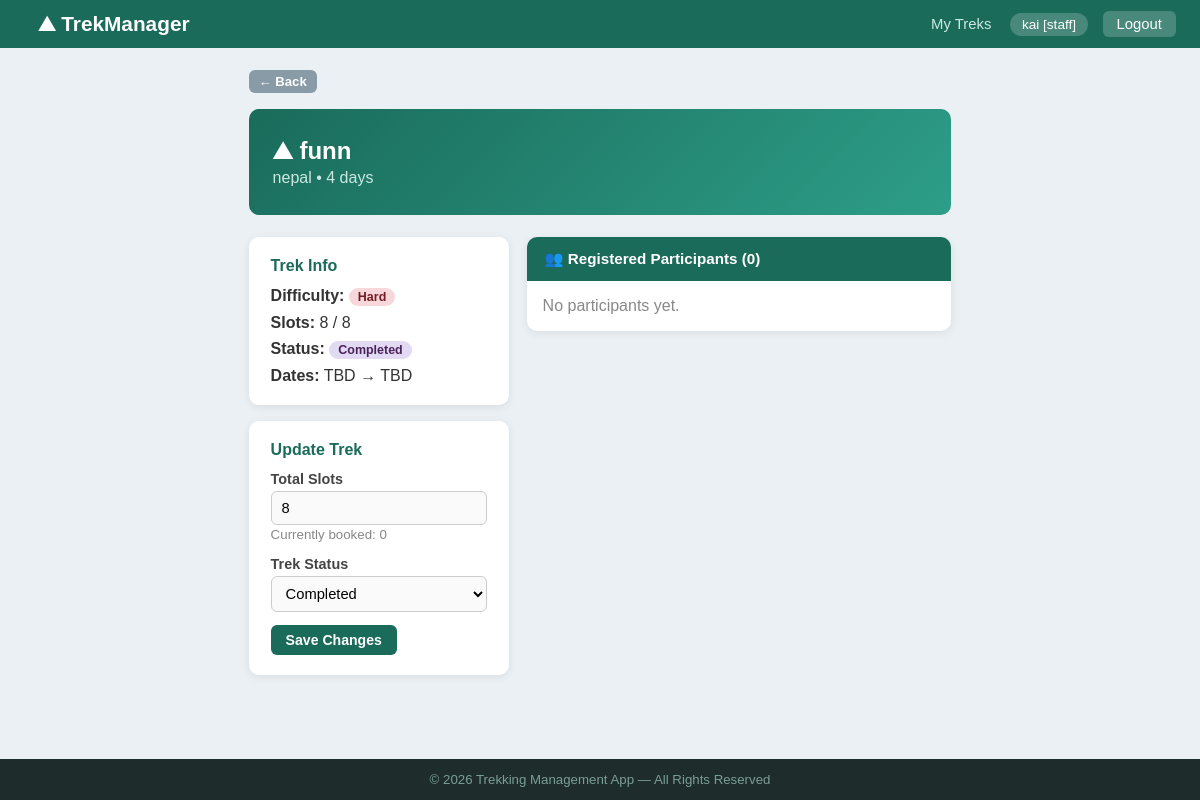
The app's page /staff/trek/2 (signed in) with its own data.
### models.py (models this page shows, shortened)
class User(db.Model):
    __tablename__ = 'users'
    id               = db.Column(db.Integer, primary_key=True)
    username         = db.Column(db.String(80), unique=True, nullable=False)
    email            = db.Column(db.String(120), unique=True, nullable=False)
    password         = db.Column(db.String(200), nullable=False)
    role             = db.Column(db.String(20), nullable=False, default='user')   # admin / staff / user
    status           = db.Column(db.String(20), nullable=False, default='active') # active / blacklisted
    approval_status  = db.Column(db.String(20), nullable=True, default='pending') # pending / approved / blacklisted
    phone            = db.Column(db.String(20), nullable=True)
    created_at       = db.Column(db.DateTime, default=datetime.utcnow)
    bookings = db.relationship('Booking', backref='user', lazy=True)

class Trek(db.Model):
    __tablename__ = 'treks'
    id              = db.Column(db.Integer, primary_key=True)
    name            = db.Column(db.String(150), nullable=False)
    location        = db.Column(db.String(150), nullable=False)
    difficulty      = db.Column(db.String(20), nullable=False)          # Easy / Moderate / Hard
    duration        = db.Column(db.Integer, nullable=False)             # days
    available_slots = db.Column(db.Integer, nullable=False, default=10)
    total_slots     = db.Column(db.Integer, nullable=False, default=10)
    status          = db.Column(db.String(20), nullable=False, default='Approved')  # Approved / Open / Closed / Completed
    start_date      = db.Column(db.Date, nullable=True)
    end_date        = db.Column(db.Date, nullable=True)
    description     = db.Column(db.Text, nullable=True)
    created_at      = db.Column(db.DateTime, default=datetime.utcnow)
    assigned_staff_id = db.Column(db.Integer, db.ForeignKey('users.id'), nullable=True)
    assigned_staff    = db.relationship('User', backref='assigned_treks', foreign_keys=[assigned_staff_id])
    bookings = db.relationship('Booking', backref='trek', lazy=True)

### app.py (the view)
@app.route('/staff/trek/<int:trek_id>')
def staff_trek_detail(trek_id):
    user = get_current_user()
    if not user or user.role != 'staff':
        flash('Access denied.', 'danger')
        return redirect(url_for('login'))
    trek = Trek.query.get_or_404(trek_id)
    if trek.assigned_staff_id != user.id:
        flash('You are not assigned to this trek.', 'danger')
        return redirect(url_for('staff_dashboard'))
    bookings = Booking.query.filter_by(trek_id=trek_id, status='Booked').all()
    return render_template('staff/trek_detail.html', trek=trek, bookings=bookings)

### app.py (called while the page is built)
def get_current_user():
    if 'user_id' in session:
        return User.query.get(session['user_id'])
    return None

@app.context_processor
def inject_user():
    return dict(current_user=get_current_user)

### templates/staff/trek_detail.html (shortened to what this page needs)
{% extends 'base.html' %}
{% block bodyclass %}bg-staff{% endblock %}
{% block content %}
<div class="container">
    <div style="margin-bottom:16px;">
        <a href="{{ url_for('staff_dashboard') }}" class="btn btn-grey btn-sm">&larr; Back</a>
    </div>
    <div style="background: linear-gradient(135deg, #1a6b5a, #2d9e88); border-radius: 10px; padding: 28px 24px; color: #fff; margin-bottom: 22px;">
        <h2 style="font-size:1.5em; font-weight:bold; margin-bottom:4px;">&#9968; {{ trek.name }}</h2>
        <p style="color:#cce8e3;">{{ trek.location }} &bull; {{ trek.duration }} days</p>
    </div>
    <div style="display:flex; gap:18px; flex-wrap:wrap; align-items:flex-start;">
        <div style="flex:1; min-width:260px;">
            <div class="card">
                <h3 style="color:#1a6b5a; margin-bottom:12px; font-size:1em;">Trek Info</h3>
                <p><b>Difficulty:</b> <span class="badge badge-{{ trek.difficulty | lower }}">{{ trek.difficulty }}</span></p>
                <p style="margin-top:8px;"><b>Slots:</b> {{ trek.available_slots }} / {{ trek.total_slots }}</p>
                <p style="margin-top:8px;"><b>Status:</b> <span class="badge badge-{{ trek.status | lower }}">{{ trek.status }}</span></p>
                <p style="margin-top:8px;"><b>Dates:</b> {{ trek.start_date.strftime('%d %b %Y') if trek.start_date else 'TBD' }} &rarr; {{ trek.end_date.strftime('%d %b %Y') if trek.end_date else 'TBD' }}</p>
            </div>
            <div class="card">
                <h3 style="color:#1a6b5a; margin-bottom:12px; font-size:1em;">Update Trek</h3>
                <form action="{{ url_for('staff_update_trek', trek_id=trek.id) }}" method="post">
                    <div class="form-group">
                        <label for="total_slots">Total Slots</label>
                        <input type="number" id="total_slots" name="total_slots"
                               value="{{ trek.total_slots }}" min="1">
                        <small style="color:#888;">Currently booked: {{ trek.total_slots - trek.available_slots }}</small>
                    </div>
                    <div class="form-group">
                        <label for="status">Trek Status</label>
                        <select name="status" id="status">
                            <option value="Completed" {{ 'selected' if trek.status=='Completed' }}>Completed</option>
                        </select>
                    </div>
                    <button type="submit" class="btn btn-green">Save Changes</button>
                </form>
            </div>
        </div>
        <div style="flex:2; min-width:300px;">
            <div class="card" style="padding:0; overflow:hidden;">
                <div style="background:#1a6b5a; color:#fff; padding:13px 18px; font-weight:bold; font-size:0.95em;">&#128101; Registered Participants ({{ bookings | length }})</div>
                {% if bookings %}
                <div class="table-wrap" style="border-radius:0; box-shadow:none;">
                    <table>
                        <thead><tr><th>#</th><th>Username</th><th>Email</th><th>Phone</th><th>Booked On</th></tr></thead>
                        <tbody>
                        {% for b in bookings %}
                        <tr>
                            <td>{{ loop.index }}</td>
                            <td><b>{{ b.user.username }}</b></td>
                            <td>{{ b.user.email }}</td>
                            <td>{{ b.user.phone or '—' }}</td>
                            <td>{{ b.booking_date.strftime('%d %b %Y') }}</td>
                        </tr>
                        {% endfor %}
                        </tbody>
                    </table>
                </div>
                {% else %}
                <p style="padding:16px; color:#888;">No participants yet.</p>
                {% endif %}
            </div>
        </div>
    </div>
</div>
{% endblock %}

### templates/base.html (shortened to what this page needs)
<!DOCTYPE html>
<html lang="en">
<head>
</head>
<body class="{% block bodyclass %}bg-login{% endblock %}">
<nav>
    <a href="{{ url_for('index') }}" class="brand">&#9968; TrekManager</a>
    <div>
        {% if session.user_id %}
            {% set user = current_user() %}
            {% if user.role == 'admin' %}
                <a href="{{ url_for('admin_dashboard') }}">Dashboard</a>
                <a href="{{ url_for('admin_treks') }}">Treks</a>
                <a href="{{ url_for('admin_staff') }}">Staff</a>
                <a href="{{ url_for('admin_users') }}">Users</a>
                <a href="{{ url_for('admin_bookings') }}">Bookings</a>
            {% elif user.role == 'staff' %}
                <a href="{{ url_for('staff_dashboard') }}">My Treks</a>
            {% else %}
                <a href="{{ url_for('user_dashboard') }}">Dashboard</a>
                <a href="{{ url_for('user_browse_treks') }}">Browse Treks</a>
                <a href="{{ url_for('user_profile') }}">Profile</a>
            {% endif %}
            <span class="username-badge">{{ user.username }} [{{ user.role }}]</span>
            <a href="{{ url_for('logout') }}" class="logout-btn">Logout</a>
        {% else %}
            <a href="{{ url_for('login') }}">Login</a>
            <a href="{{ url_for('register') }}" class="logout-btn">Register</a>
        {% endif %}
    </div>
</nav>
{% block content %}{% endblock %}
<footer>&copy; 2026 Trekking Management App &mdash; All Rights Reserved</footer>
</body>
</html>

### templates/base.html (style rules this page uses)
* { box-sizing: border-box; margin: 0; padding: 0; }
body { font-family: Arial, sans-serif; background: #f0f4f0; color: #333; min-height: 100vh; display: flex; flex-direction: column; }
nav { background: #1a6b5a; padding: 12px 24px; display: flex; justify-content: space-between; align-items: center; }
nav .brand { color: #fff; font-size: 1.3em; font-weight: bold; text-decoration: none; }
nav a { color: #cce8e3; text-decoration: none; margin-left: 14px; font-size: 0.93em; }
nav .username-badge { background: rgba(255,255,255,0.2); color: #fff; padding: 4px 12px; border-radius: 20px; font-size: 0.85em; margin-left: 14px; }
nav .logout-btn { background: rgba(255,255,255,0.2); padding: 5px 14px; border-radius: 6px; color: #fff; margin-left: 10px; }
.container { max-width: 1100px; margin: 22px auto; padding: 0 22px; flex: 1; }
body.bg-staff { background: #eaf0f4; }
.card { background: #fff; border-radius: 10px; padding: 20px 22px; box-shadow: 0 2px 8px rgba(0,0,0,0.08); margin-bottom: 16px; }
.badge { display: inline-block; padding: 2px 9px; border-radius: 12px; font-size: 0.78em; font-weight: bold; }
.badge-hard { background: #f8d7da; color: #721c24; }
.badge-completed { background: #e2d9f3; color: #4a235a; }
.btn { display: inline-block; padding: 7px 15px; border: none; border-radius: 6px; cursor: pointer; font-size: 0.88em; font-weight: 600; text-decoration: none; transition: opacity 0.15s; }
.btn-green { background: #1a6b5a; color: #fff; }
.btn-grey { background: #8a9ba8; color: #fff; }
.btn-sm { padding: 4px 10px; font-size: 0.82em; }
.form-group { margin-bottom: 13px; }
.form-group label { display: block; font-weight: bold; font-size: 0.9em; margin-bottom: 4px; color: #444; }
.form-group input, .form-group select, .form-group textarea { width: 100%; padding: 8px 10px; border: 1px solid #ccc; border-radius: 6px; font-size: 0.92em; background: #fafafa; outline: none; transition: border-color 0.2s; }
footer { background: #1e2d2b; color: #7a9e96; text-align: center; padding: 13px; font-size: 0.83em; margin-top: auto; }

### records on screen
User: username "kai", role "staff"
Trek: name "funn", location "nepal", duration "4", difficulty "Hard", available_slots "8", total_slots "8", status "Completed", start_date "TBD", end_date "TBD", trek.total_slots-trek.available_slots "0"

### other values on screen
{{ bookings | length }} "0"
